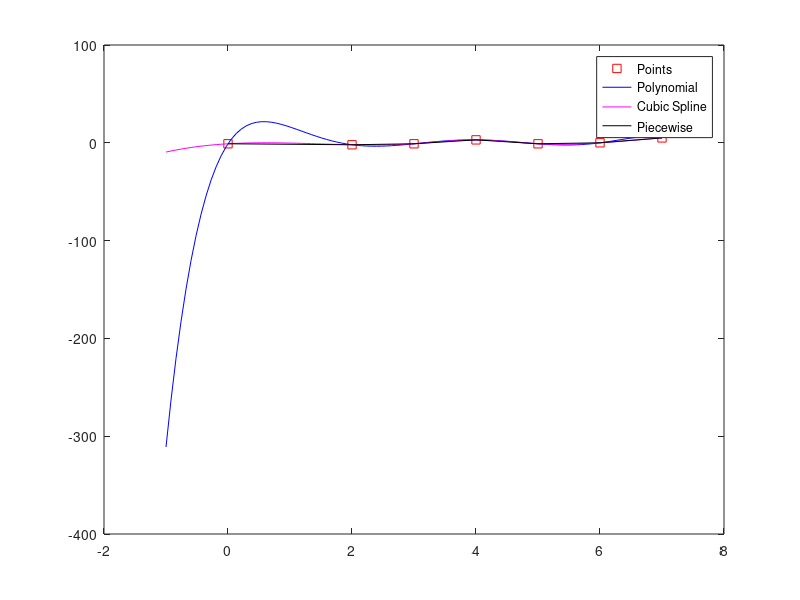

Here is the MATLAB script that generated this plot:
% Omar Aguilar

px = [0 2 3 4 5 6 7];
py = [-1 -2 -1 3 -1 0 5];
n = length(px);

%% Part A

% Polynomial
A = zeros(n,n);
for i = 1:n
    A(:,i) = px.^(i-1);
end
c = A\py';
x = linspace(-1,7,100);
func = @(x) c(1) + c(2)*x + c(3)*x.^2 + c(4)*x.^3 + c(5)*x.^4 + c(6)*x.^5 + c(7)*x.^6;
y1 = func(x);

% Cubic Spline
cs = spline(px, py);
y2 = ppval(cs,x);

figure;
plot(px,py,'rs',x,y1,'b',x,y2,'m',px,py,'k');
legend('Points','Polynomial','Cubic Spline','Piecewise');

%% Part B
x_eval = 1;

% Polynomial
y1_eval = func(x_eval);

% Cubic Spline
y2_eval = ppval(cs, x_eval);

% Piecewise
y3 = zeros(size(x));
for i = 1:length(px)-1
    idx = find(x >= px(i) & x <= px(i+1));
    y3(idx) = py(i) + (py(i+1)-py(i))/(px(i+1)-px(i)) * (x(idx)-px(i));
end
y3_eval = interp1(px,py,x_eval);

%% Part C
h = 10^-3;

% Polynomial
slope1 = (func(x_eval + h) - func(x_eval - h))/(2 * h);

% Cubic Spline
slope2 = (ppval(cs, x_eval + h) - ppval(cs, x_eval -h))/(2 * h);

% Piecewise
slope3 = (interp1(px,py,x_eval+h)-interp1(px,py,x_eval-h))/(2 * h);